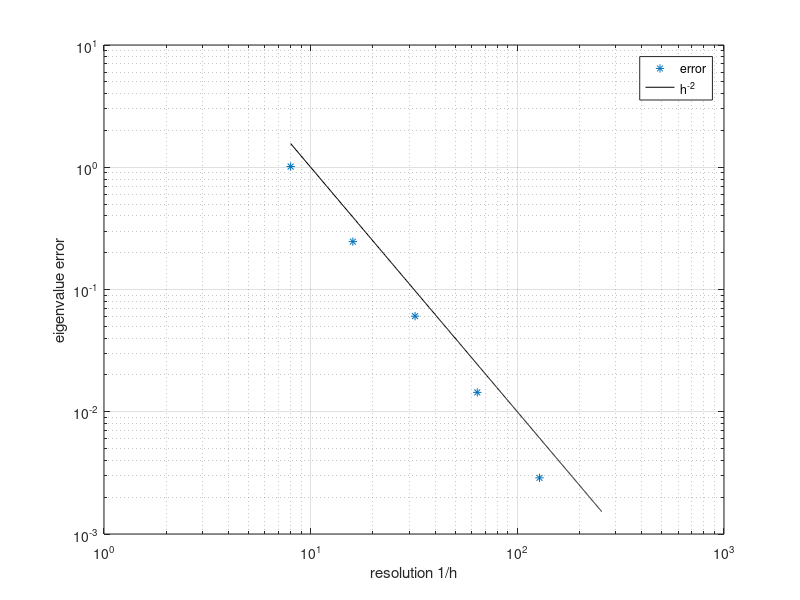

MATLAB code for this plot:
%% plot convergence study of fisrt eigenvalue of FP operator
clc;
close all;
clear;
%% for FP operator with quadratic potential
res = [8 16 32 64 128 256];

%% for P1
eig = [-1.540290361979152 -0.7731296590611334 -0.5872411113824976 -0.5410867267235473 -0.5295644369174399 -0.5266848249256638];
%% for P2
%eig = [-0.5878618912865899 -0.5307044251129157 -0.5260590710474976 -0.525746297057882 -0.5257263730415214 -0.5257251218213317];
%% plotting
err = abs(eig - eig(6)*ones(1,6));
loglog(res, err, '*');
grid on;
hold on;
xx = 8:0.5:256;
yy = xx.^(-2)*10^2;
loglog (xx,yy,'k-');
xlabel 'resolution 1/h';
ylabel 'eigenvalue error';
legend('error', 'h^{-2}');